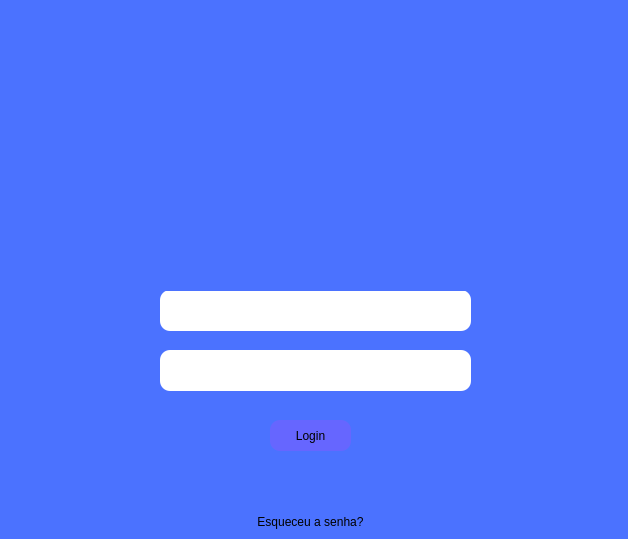
<?xml version="1.0" encoding="UTF-8"?>
<ui version="4.0">
 <class>MainWindow</class>
 <widget class="QMainWindow" name="MainWindow">
  <property name="geometry">
   <rect>
    <x>0</x>
    <y>0</y>
    <width>628</width>
    <height>539</height>
   </rect>
  </property>
  <property name="windowTitle">
   <string>MainWindow</string>
  </property>
  <property name="styleSheet">
   <string notr="true">background-color: rgb(75, 114, 255);</string>
  </property>
  <widget class="QWidget" name="centralwidget">
   <widget class="QPushButton" name="btn_login">
    <property name="geometry">
     <rect>
      <x>270</x>
      <y>420</y>
      <width>81</width>
      <height>31</height>
     </rect>
    </property>
    <property name="styleSheet">
     <string notr="true">
background-color: rgb(102, 102, 255);
border-radius:10px</string>
    </property>
    <property name="text">
     <string>Login</string>
    </property>
   </widget>
   <widget class="QLineEdit" name="inputsenha">
    <property name="geometry">
     <rect>
      <x>160</x>
      <y>350</y>
      <width>311</width>
      <height>41</height>
     </rect>
    </property>
    <property name="styleSheet">
     <string notr="true">background-color: rgb(255, 255, 255);
border-radius:10px</string>
    </property>
    <property name="echoMode">
     <enum>QLineEdit::Password</enum>
    </property>
   </widget>
   <widget class="QLabel" name="titulo_senac">
    <property name="geometry">
     <rect>
      <x>30</x>
      <y>25</y>
      <width>491</width>
      <height>221</height>
     </rect>
    </property>
    <property name="text">
     <string/>
    </property>
    <property name="pixmap">
     <pixmap>../titulo_pequeno.png</pixmap>
    </property>
    <property name="scaledContents">
     <bool>false</bool>
    </property>
   </widget>
   <widget class="QLineEdit" name="inputnome">
    <property name="geometry">
     <rect>
      <x>160</x>
      <y>290</y>
      <width>311</width>
      <height>41</height>
     </rect>
    </property>
    <property name="styleSheet">
     <string notr="true">	
background-color: rgb(255, 255, 255);
border-radius:10px</string>
    </property>
    <property name="echoMode">
     <enum>QLineEdit::Normal</enum>
    </property>
   </widget>
   <widget class="QLabel" name="erro">
    <property name="geometry">
     <rect>
      <x>160</x>
      <y>260</y>
      <width>311</width>
      <height>31</height>
     </rect>
    </property>
    <property name="styleSheet">
     <string notr="true">color: rgb(170, 0, 0);</string>
    </property>
    <property name="text">
     <string/>
    </property>
   </widget>
   <widget class="QPushButton" name="btn_esquecisenha">
    <property name="geometry">
     <rect>
      <x>250</x>
      <y>510</y>
      <width>121</width>
      <height>23</height>
     </rect>
    </property>
    <property name="styleSheet">
     <string notr="true">background-color: rgb(75, 114, 255);
border-radius:10px</string>
    </property>
    <property name="text">
     <string>Esqueceu a senha?</string>
    </property>
   </widget>
  </widget>
 </widget>
 <resources/>
 <connections/>
</ui>
